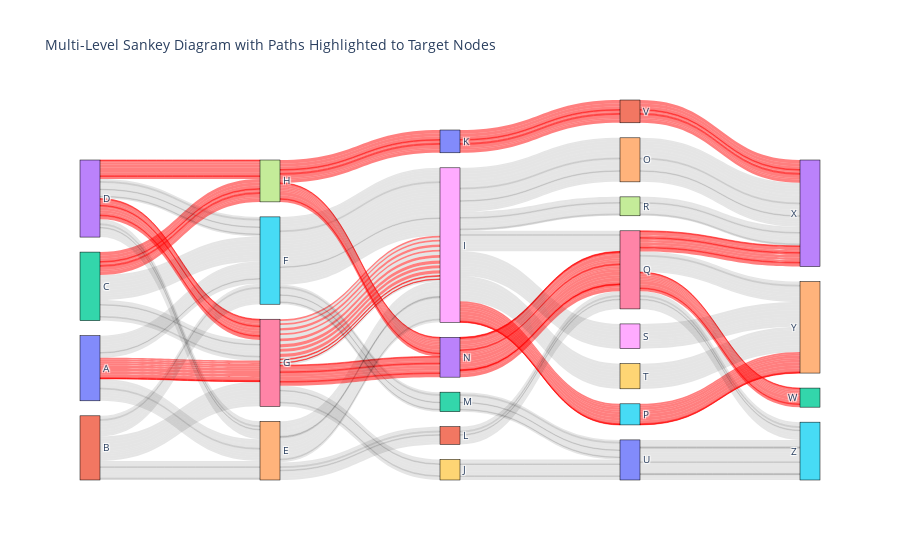

Notebook cell for this chart:
### Code cell
import pandas as pd
import plotly.graph_objects as go

# Load the dataset
file_path = r'C:\Users\Admin\PycharmProjects\Money_flow_diagram\Sankey Template Multi Level.xlsx - Data.csv'
data = pd.read_csv(file_path)

# Function to create a mapping of each unique step to a unique integer
def create_node_mapping(data):
    unique_nodes = set()
    for col in data.columns[2:-1]:  # Exclude 'Link', 'ID', and 'Size' columns
        unique_nodes.update(data[col].unique())
    return {node: i for i, node in enumerate(sorted(unique_nodes))}

# Create the node mapping
node_mapping = create_node_mapping(data)

# Prepare source, target, and value lists for the Sankey diagram
sources = []
targets = []
values = []
colors = []  # For link colors

# Specify your target nodes here
target_nodes = ['N', 'H', 'P']
highlight_color = 'rgba(255, 0, 0, 0.5)'  # Highlight color for the paths leading to the target nodes
default_color = 'rgba(0, 0, 0, 0.1)'  # Default color for other paths

# Function to check if a row leads to any of the target nodes
def row_leads_to_any_target(row, target_nodes):
    return any(target in row[2:-1].values for target in target_nodes)  # Check if any target node is in the steps

# Populate source, target, values, and colors
for _, row in data.iterrows():
    row_highlighted = row_leads_to_any_target(row, target_nodes)
    for i in range(2, len(data.columns) - 2):
        source = node_mapping[row[i]]
        target = node_mapping[row[i + 1]]
        value = row['Size']
        sources.append(source)
        targets.append(target)
        values.append(value)
        colors.append(highlight_color if row_highlighted else default_color)

# Create the Sankey diagram
fig = go.Figure(data=[go.Sankey(
    node=dict(
        pad=15,
        thickness=20,
        line=dict(color="black", width=0.5),
        label=list(node_mapping.keys())
    ),
    link=dict(
        source=sources,
        target=targets,
        value=values,
        color=colors  # Add custom colors
    )
)])

fig.update_layout(title_text="Multi-Level Sankey Diagram with Paths Highlighted to Target Nodes", font_size=10)
fig.show()

### Figure 1 — Plotly figure (JSON) as saved in the notebook; plotly's stock layout.template omitted (floating-point values rounded to 4 significant figures; data arrays with more than 128 entries replaced by an {"elided": "..."} marker saying what was removed)
{"data": [{"link": {"color": {"elided": "520 str values"}, "source": {"elided": "520 int values"}, "target": {"elided": "520 int values"}, "value": {"elided": "520 int values"}}, "node": {"label": ["A", "B", "C", "D", "E", "F", "G", "H", "I", "J", "K", "L", "M", "N", "O", "P", "Q", "R", "S", "T", "U", "V", "W", "X", "Y", "Z"], "line": {"color": "black", "width": 0.5}, "pad": 15, "thickness": 20}, "type": "sankey"}], "layout": {"font": {"size": 10}, "title": {"text": "Multi-Level Sankey Diagram with Paths Highlighted to Target Nodes"}}}
